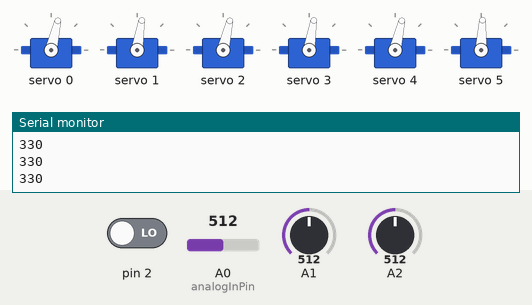
Recording of a sketch running on a simulated Arduino Uno, built with avr-gcc and run on an emulated ATmega328P. Parts: 6 × servo, the last lines printed to the serial monitor. Inputs (shaded band) come from the test bench; at power-on: A1 = 512, A0 (analogInPin) = 512, A2 = 512, pin 2 LOW.

Above: at 1.2 s.
1.3 s: A1 set to 716
At 2.3 s:
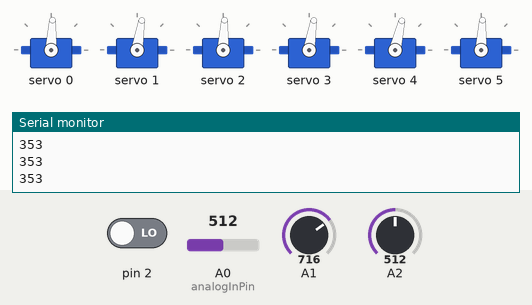
2.8 s: A0 (analogInPin) set to 716
At 3.2 s:
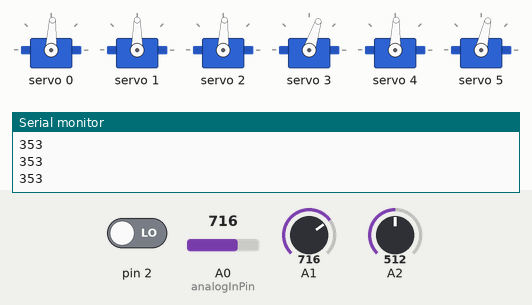
4.3 s: A2 set to 716
At 5.5 s:
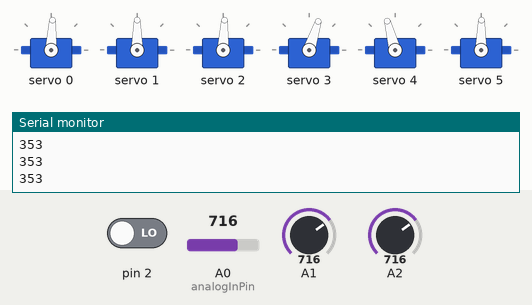
5.8 s: pin 2 driven HIGH
At 6.6 s:
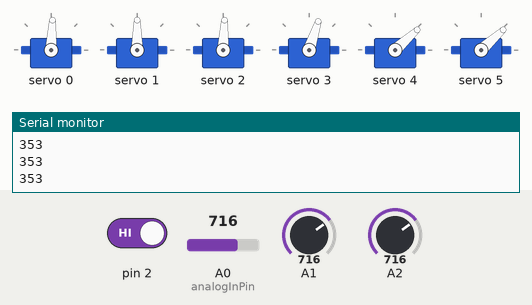
7.3 s: A1 set to 511
At 7.9 s:
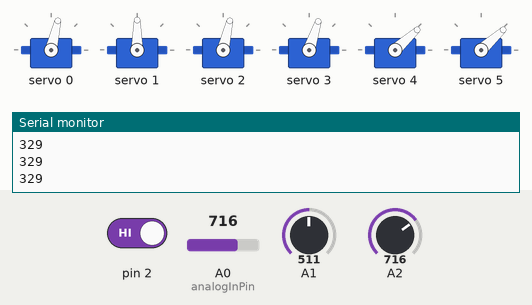
8.8 s: A0 (analogInPin) set to 511
At 9.2 s:
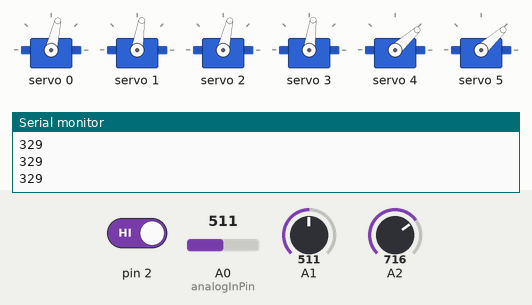
Timing chart, 0 to 11.3 s (numbered marks = the images above; inputs shaded):
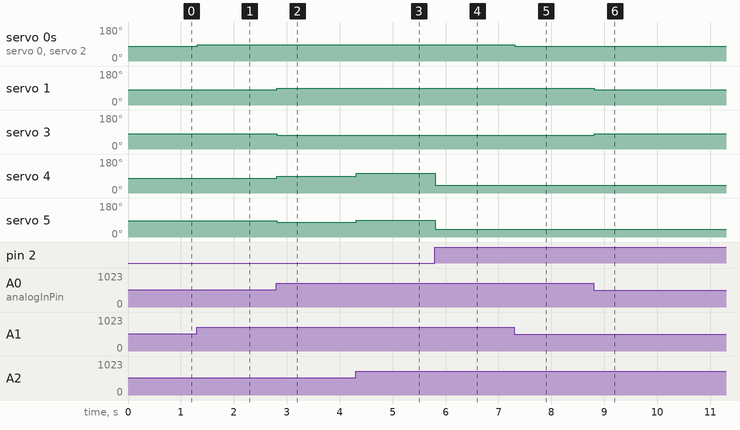

The sketch:

MidTier_Code.ino
```cpp
//  X-axis joystick pin: A1
//  Y-axis joystick pin: A0
//  Trim potentiometer pin: A2
//  Button pin: 2

#include <Wire.h>
#include <Adafruit_PWMServoDriver.h>


Adafruit_PWMServoDriver pwm = Adafruit_PWMServoDriver();

#define SERVOMIN  140 // this is the 'minimum' pulse length count (out of 4096)
#define SERVOMAX  520 // this is the 'maximum' pulse length count (out of 4096)

uint8_t servonum = 0;

int xval;
int yval;

int lexpulse;
int rexpulse;

int leypulse;
int reypulse;

int uplidpulse;
int lolidpulse;

int trimval;

const int analogInPin = A0;
int sensorValue = 0;
int outputValue = 0;
int switchval = 0;

void setup() {
  Serial.begin(9600);
  Serial.println("8 channel Servo test!");
  pinMode(analogInPin, INPUT);
  pinMode(2, INPUT);

  pwm.begin();

  pwm.setPWMFreq(60);
  delay(10);
}


void setServoPulse(uint8_t n, double pulse) {
  double pulselength;

  pulselength = 1000000;
  pulselength /= 60;
  Serial.print(pulselength); Serial.println(" us per period");
  pulselength /= 4096;
  Serial.print(pulselength); Serial.println(" us per bit");
  pulse *= 1000000;
  pulse /= pulselength;
  Serial.println(pulse);

}

void loop() {

  xval = analogRead(A1);
    lexpulse = map(xval, 0,1023, 270, 390);
    rexpulse = lexpulse;

    switchval = digitalRead(2);


  yval = analogRead(A0);
    leypulse = map(yval, 0,1023, 280, 400);
    reypulse = map(yval, 0,1023, 400, 280);

  trimval = analogRead(A2);
    trimval=map(trimval, 320, 580, -40, 40);
      uplidpulse = map(yval, 0, 1023, 280, 420);
        uplidpulse += (trimval-40);
          uplidpulse = constrain(uplidpulse, 280, 400);
      lolidpulse = map(yval, 0, 1023, 410, 280);
        lolidpulse += (trimval/2);
          lolidpulse = constrain(lolidpulse, 280, 400);


      pwm.setPWM(0, 0, lexpulse);
      pwm.setPWM(1, 0, leypulse);
      pwm.setPWM(2, 0, rexpulse);
      pwm.setPWM(3, 0, reypulse);

      if (switchval == HIGH) {
      pwm.setPWM(4, 0, 240);
      pwm.setPWM(5, 0, 240);
      }
      else if (switchval == LOW) {
      pwm.setPWM(4, 0, uplidpulse);
      pwm.setPWM(5, 0, lolidpulse);
      }


          Serial.println(lexpulse);

  delay(5);


}
```

Measured:
- after the input at 1.3 s, servo 0, servo 2: 77° → 87° at once
- after the input at 2.8 s, servo 1: 81° → 90° at once; servo 3: 81° → 72° at once; servo 4: 77° → 88° at once; servo 5: 87° → 77° at once
- after the input at 4.3 s, servo 4: 88° → 105° at once; servo 5: 77° → 89° at once
- after the input at 5.8 s, servo 4: 105° → 42° at once; servo 5: 89° → 42° at once
- after the input at 7.3 s, servo 0, servo 2: 87° → 77° at once
- after the input at 8.8 s, servo 1: 90° → 81° at once; servo 3: 72° → 82° at once
